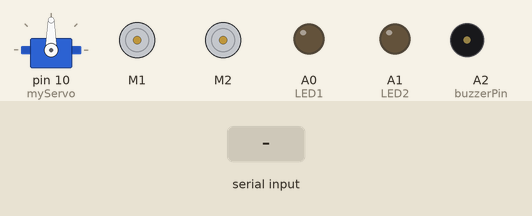
This sketch was run on a simulated Arduino Uno, built with avr-gcc and run on an emulated ATmega328P. On the bench: servo, 2 × DC motor (green arrow = forward, orange = backward, longer = faster), output pins drawn as LEDs (lit = HIGH), buzzer (waves = sounding). The test bench sets the inputs (shaded band).

Above: at 1.2 s.
1.3 s: "*turn right" received over Serial
At 1.8 s:
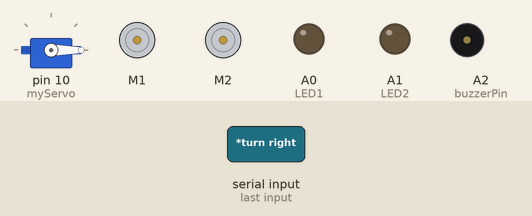
4.3 s: "*go ahead" received over Serial
7.3 s: "*go back" received over Serial
At 7.7 s:
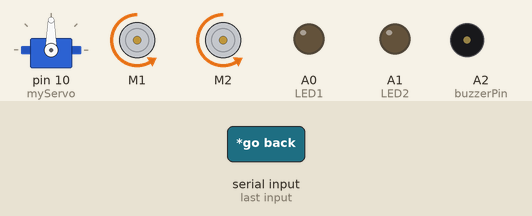
10.3 s: "*turn left" received over Serial
At 10.7 s:
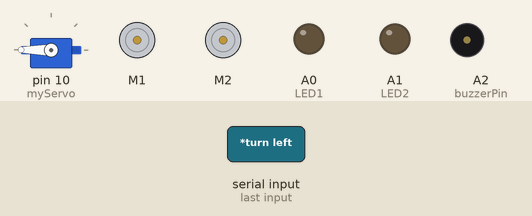
13.3 s: "*turn on light" received over Serial
At 14.6 s:
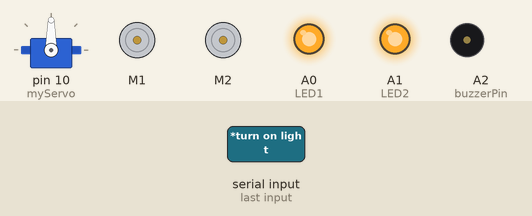
15.0 s: "*buzzer" received over Serial
At 15.6 s:
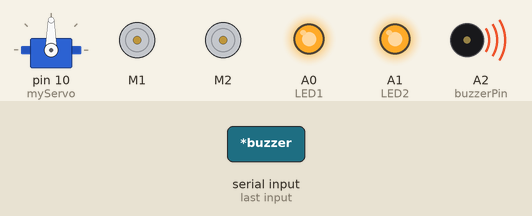
Timing chart, 0 to 18.0 s (numbered marks = the images above; inputs shaded):
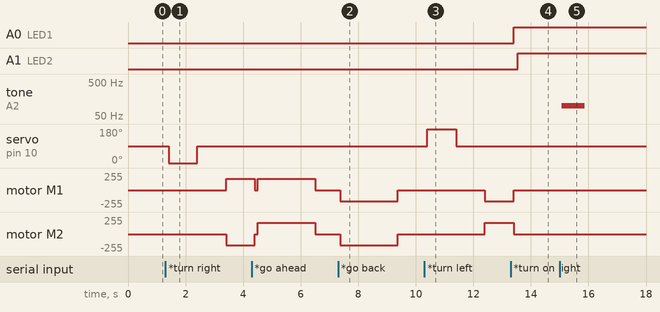

The sketch:

voice_controlled_robot.ino
```cpp
#include <AFMotor.h>
#include <Servo.h>
String voice;
AF_DCMotor motor1 (1, MOTOR12_1KHZ);
AF_DCMotor motor2 (2, MOTOR12_1KHZ);
Servo myServo;
int LED1 = A0;
int LED2 = A1;
int buzzerPin = A2;

void setup()
{
  Serial.begin(9600);
  myServo.attach(10);
  myServo.write(90);
  pinMode(LED1, OUTPUT);
  pinMode(LED2, OUTPUT);
  pinMode(buzzerPin, OUTPUT);
}

void loop()
{
  while (Serial.available()) {
    delay(10);
    char c = Serial.read();
    if (c == '#') {
      break;
    }
    voice += c;
  }
  if (voice.length() > 0) {

    if (voice == "*go ahead") {
      forward_car();
    }
    else if (voice == "*go back") {
      back_car();
    }
    else if (voice == "*turn right") {
      right_car();
    }
    else if (voice == "*turn left") {
      left_car();
      digitalWrite(LED1, HIGH);
    }
    else if (voice == "*turn on light") {
      digitalWrite(LED2, HIGH);
      LED_on();
    }
    else if (voice == "*turn off light") {
      LED_off();
    }
    else if (voice == "*buzzer") {
      buzzer_on();
    }
    else if (voice == "*stop") {
      stop_car();
    }
    voice = "";
  }
}

void forward_car()
{
  motor1.run(FORWARD);
  motor1.setSpeed(170);
  motor2.run(FORWARD);
  motor2.setSpeed(170);
  delay(2000);
  motor1.run(RELEASE);
  motor2.run(RELEASE);
}

void back_car()
{
  motor1.run(BACKWARD);
  motor1.setSpeed(170);
  motor2.run(BACKWARD);
  motor2.setSpeed(170);
  delay(2000);
  motor1.run(RELEASE);
  motor2.run(RELEASE);
}

void right_car()
{
  myServo.write(0);
  delay(1000);
  myServo.write(90);
  delay(1000);
  motor1.run(FORWARD);
  motor1.setSpeed(170);
  motor2.run(BACKWARD);
  motor2.setSpeed(170);
  delay(1000);
  motor1.run(RELEASE);
  motor2.run(RELEASE);
}

void left_car()
{
  myServo.write(180);
  delay(1000);
  myServo.write(90);
  delay(1000);
  motor1.run(BACKWARD);
  motor1.setSpeed(170);
  motor2.run(FORWARD);
  motor2.setSpeed(170);
  delay(1000);
  motor1.run(RELEASE);
  motor2.run(RELEASE);
}

void LED_on ()
{
  digitalWrite(LED1, HIGH);
  digitalWrite(LED2, HIGH);
}

void LED_off ()
{
  digitalWrite(LED1, LOW);
  digitalWrite(LED2, LOW);
}

void buzzer_on ()
{ tone(buzzerPin, 100);
  delay(800);
  noTone(buzzerPin);
}

void stop_car ()
{ motor1.run(RELEASE);
  motor2.run(RELEASE);
}
```

Measured:
- after the input at 1.3 s, servo on pin 10 (myServo): 90° → 0° after 0.11 s, → 90° 1.0 s later; motor M1: stopped → forward 170/255 after 2.1 s; motor M2: stopped → backward 170/255 after 2.1 s
- after the input at 7.3 s, motor M1, motor M2: stopped → backward 170/255 after 0.08 s, → stopped 2.0 s later
- after the input at 10.3 s, servo on pin 10 (myServo): 90° → 180° after 0.10 s, → 90° 1.0 s later; motor M1: stopped → backward 170/255 after 2.1 s; motor M2: stopped → forward 170/255 after 2.1 s
- after the input at 13.3 s, A1 (LED2): LOW → HIGH after 0.24 s
- after the input at 15.0 s, tone on A2 (buzzerPin): silent → 100 Hz after 0.07 s, → silent 0.80 s later
